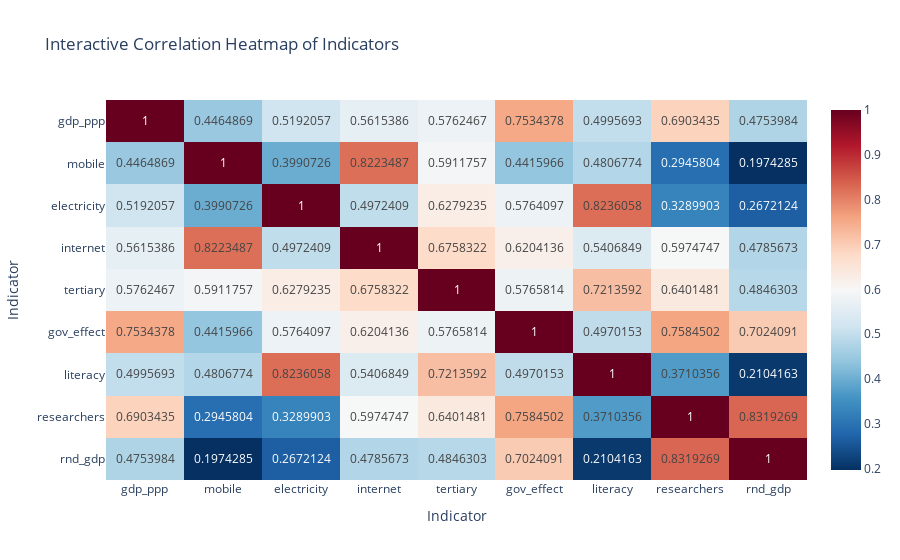

Notebook source saved alongside this figure:
### Markdown cell above
---
## Heatmap of Correlations (Static + Interactive)
---

### Code cell
# Correlation Heatmap (Static + Interactive)

# Select numeric indicators only
corr_data = combined_wide[[
    "gdp_ppp", "mobile", "electricity", "internet", "tertiary", "gov_effect",
    "literacy", "researchers", "rnd_gdp"
]]

# Compute correlations
corr_matrix = corr_data.corr()

# --- Static Seaborn Heatmap ---
plt.figure(figsize=(10,8))
sns.heatmap(corr_matrix, annot=True, cmap="coolwarm", center=0, fmt=".2f")
plt.title("Correlation Heatmap of Indicators", fontsize=14)
plt.tight_layout()
plt.savefig("../images/correlation_heatmap.png", dpi=300)
plt.show()

# --- Interactive Plotly Heatmap ---
import plotly.express as px

fig = px.imshow(
    corr_matrix,
    text_auto=True,
    color_continuous_scale="RdBu_r",
    aspect="auto",
    title="Interactive Correlation Heatmap of Indicators"
)
fig.show()

### Figure 1 — Plotly figure (JSON) as saved in the notebook; plotly's stock layout.template omitted (floating-point values rounded to 4 significant figures)
{"data": [{"coloraxis": "coloraxis", "hovertemplate": "Indicator: %{x}<br>Indicator: %{y}<br>color: %{z}<extra></extra>", "name": "0", "texttemplate": "%{z}", "type": "heatmap", "x": ["gdp_ppp", "mobile", "electricity", "internet", "tertiary", "gov_effect", "literacy", "researchers", "rnd_gdp"], "xaxis": "x", "y": ["gdp_ppp", "mobile", "electricity", "internet", "tertiary", "gov_effect", "literacy", "researchers", "rnd_gdp"], "yaxis": "y", "z": [[1.0, 0.4465, 0.5192, 0.5615, 0.5762, 0.7534, 0.4996, 0.6903, 0.4754], [0.4465, 1.0, 0.3991, 0.8223, 0.5912, 0.4416, 0.4807, 0.2946, 0.1974], [0.5192, 0.3991, 1.0, 0.4972, 0.6279, 0.5764, 0.8236, 0.329, 0.2672], [0.5615, 0.8223, 0.4972, 1.0, 0.6758, 0.6204, 0.5407, 0.5975, 0.4786], [0.5762, 0.5912, 0.6279, 0.6758, 1.0, 0.5766, 0.7214, 0.6401, 0.4846], [0.7534, 0.4416, 0.5764, 0.6204, 0.5766, 1.0, 0.497, 0.7585, 0.7024], [0.4996, 0.4807, 0.8236, 0.5407, 0.7214, 0.497, 1.0, 0.371, 0.2104], [0.6903, 0.2946, 0.329, 0.5975, 0.6401, 0.7585, 0.371, 1.0, 0.8319], [0.4754, 0.1974, 0.2672, 0.4786, 0.4846, 0.7024, 0.2104, 0.8319, 1.0]]}], "layout": {"coloraxis": {"colorscale": [[0, "rgb(5,48,97)"], [0.1, "rgb(33,102,172)"], [0.2, "rgb(67,147,195)"], [0.3, "rgb(146,197,222)"], [0.4, "rgb(209,229,240)"], [0.5, "rgb(247,247,247)"], [0.6, "rgb(253,219,199)"], [0.7, "rgb(244,165,130)"], [0.8, "rgb(214,96,77)"], [0.9, "rgb(178,24,43)"], [1, "rgb(103,0,31)"]]}, "title": {"text": "Interactive Correlation Heatmap of Indicators"}, "xaxis": {"anchor": "y", "domain": [0, 1], "title": {"text": "Indicator"}}, "yaxis": {"anchor": "x", "autorange": "reversed", "domain": [0, 1], "title": {"text": "Indicator"}}}}
